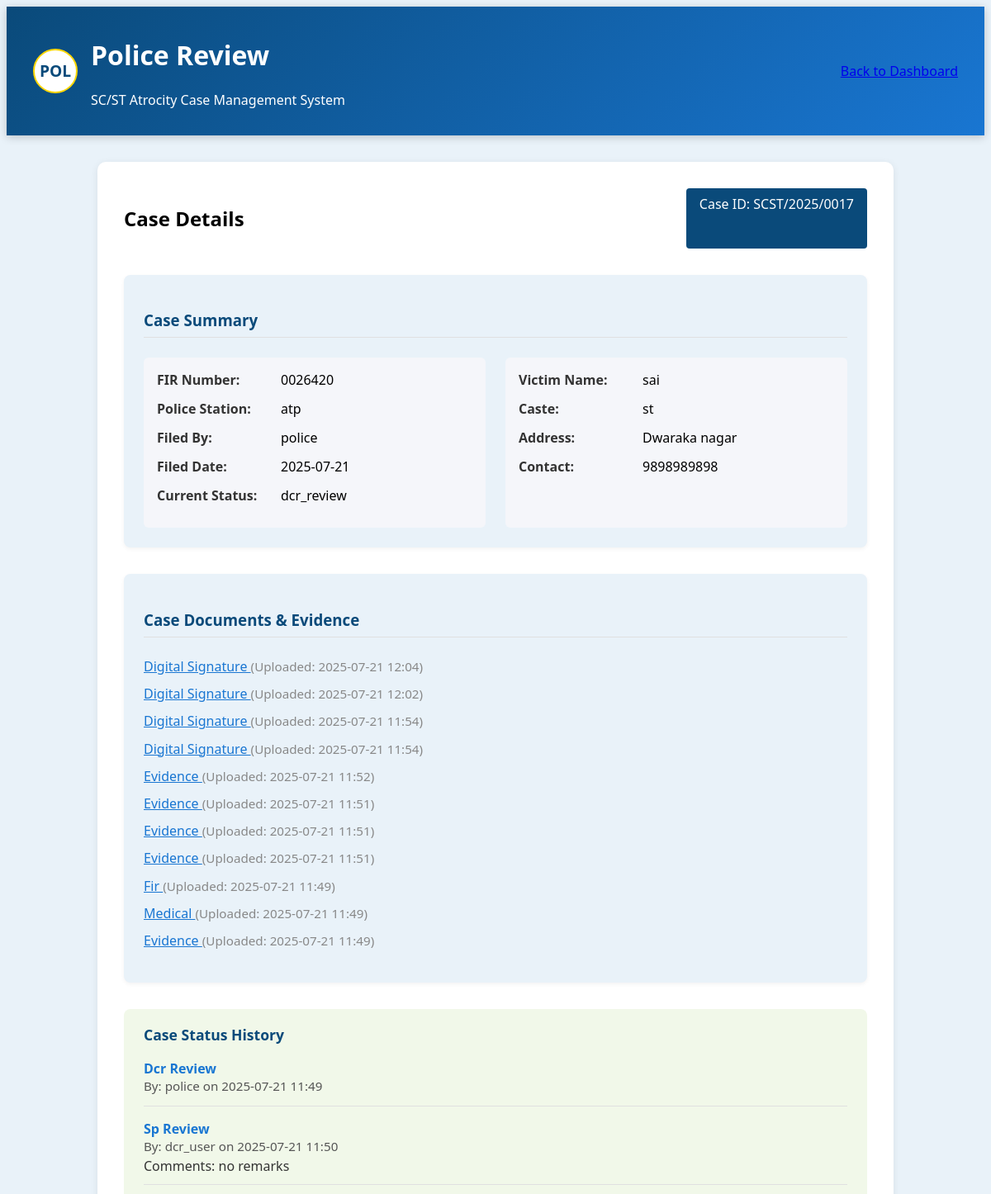
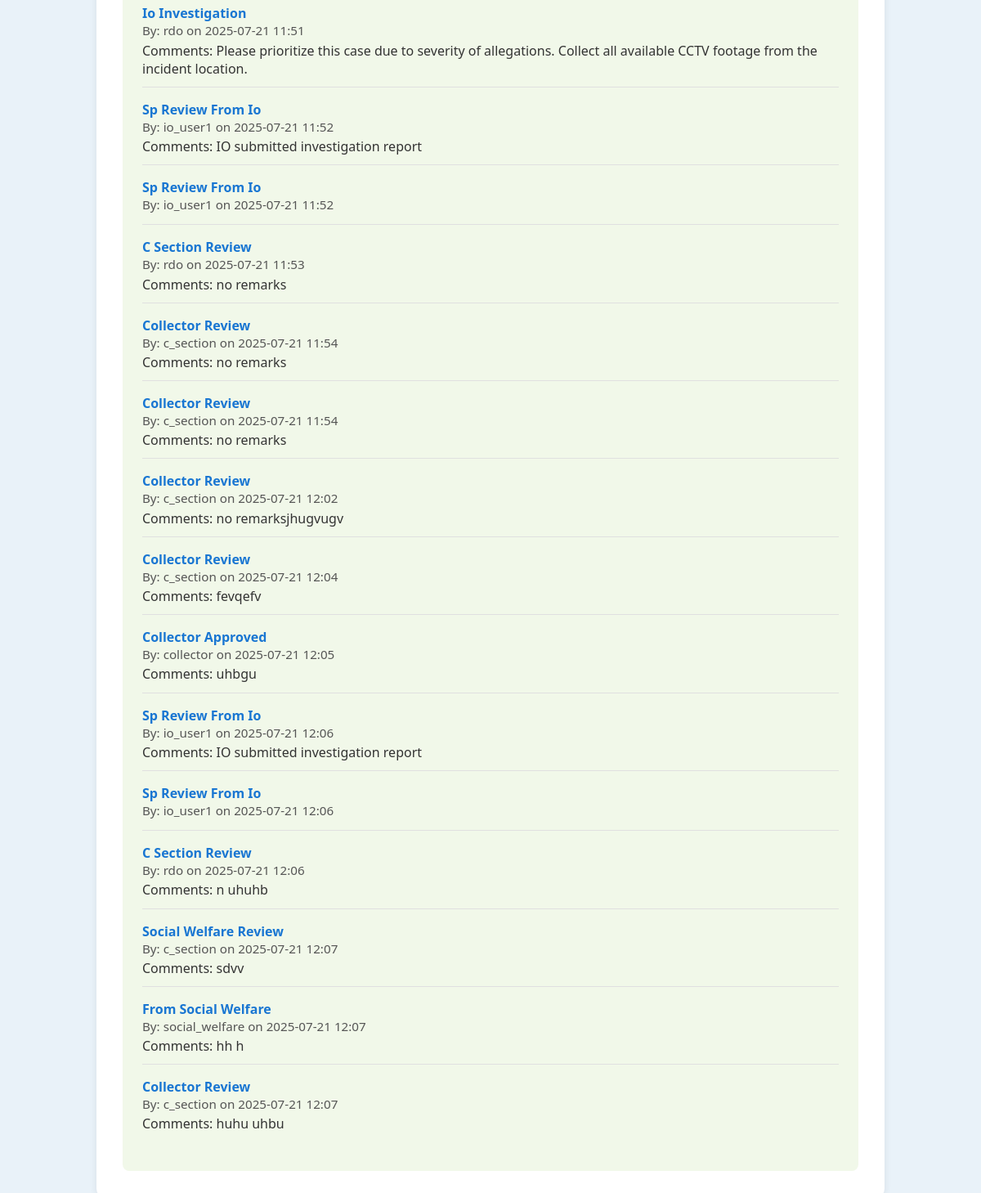
The app's page /review_police_case.php?case_id=17 (signed in) with its own data (2 pictures, top to bottom).
### tables this page shows
CREATE TABLE `cases` (
  `case_id` int(11) NOT NULL,
  `victim_name` varchar(100) NOT NULL,
  `victim_address` text NOT NULL,
  `incident_date` date NOT NULL,
  `incident_description` text NOT NULL,
  `case_type` enum('SC','ST') NOT NULL,
  `status` varchar(32) DEFAULT NULL,
  `filed_by` int(11) DEFAULT NULL,
  `created_at` timestamp NOT NULL DEFAULT current_timestamp(),
  `victim_age` int(11) DEFAULT NULL,
  `victim_gender` varchar(20) DEFAULT NULL,
  `victim_caste` varchar(20) DEFAULT NULL,
  `victim_contact` varchar(20) DEFAULT NULL,
  `victim_aadhaar` varchar(20) DEFAULT NULL,
  `fir_number` varchar(50) DEFAULT NULL,
  `fir_date` date DEFAULT NULL,
  `police_station` varchar(100) DEFAULT NULL,
  `victim_statement` text DEFAULT NULL,
  `medical_report` text DEFAULT NULL,
  `case_sections` text DEFAULT NULL,
  `investigating_officer` varchar(100) DEFAULT NULL,
  `forward_to_sp` tinyint(1) DEFAULT 1,
  `priority` enum('low','medium','high') NOT NULL DEFAULT 'medium',
  `assigned_officer` varchar(100) DEFAULT NULL,
  `io_username` varchar(50) DEFAULT NULL,
  `io_report` text DEFAULT NULL,
  `io_witness_statements` text DEFAULT NULL,
  `io_recommendations` text DEFAULT NULL,
  `updated_at` timestamp NULL DEFAULT current_timestamp() ON UPDATE current_timestamp()
);

CREATE TABLE `users` (
  `id` int(11) NOT NULL,
  `username` varchar(50) NOT NULL,
  `password` varchar(255) NOT NULL,
  `role` enum('police','rdo','c_section','collector','social_welfare','dcr','io') NOT NULL,
  `created_at` timestamp NOT NULL DEFAULT current_timestamp()
);

CREATE TABLE `case_status` (
  `status_id` int(11) NOT NULL,
  `case_id` int(11) NOT NULL,
  `status` varchar(32) DEFAULT NULL,
  `comments` text DEFAULT NULL,
  `updated_by` int(11) DEFAULT NULL,
  `created_at` timestamp NOT NULL DEFAULT current_timestamp()
);

CREATE TABLE `case_documents` (
  `document_id` int(11) NOT NULL,
  `case_id` int(11) NOT NULL,
  `document_type` varchar(50) NOT NULL,
  `file_path` varchar(255) NOT NULL,
  `uploaded_by` int(11) DEFAULT NULL,
  `created_at` timestamp NOT NULL DEFAULT current_timestamp()
);

### review_police_case.php (the view, shortened to what this page needs)
<?php
require_once 'includes/db.php';
$case_id = isset($_GET['case_id']) ? intval($_GET['case_id']) : 0;
$stmt = $pdo->prepare("SELECT c.*, u.username as filed_by_name FROM cases c JOIN users u ON c.filed_by = u.id WHERE c.case_id = ?");
$stmt->execute([$case_id]);
$case = $stmt->fetch(PDO::FETCH_ASSOC);
$stmt = $pdo->prepare("SELECT * FROM case_documents WHERE case_id = ? ORDER BY created_at DESC");
$stmt->execute([$case_id]);
$documents = $stmt->fetchAll(PDO::FETCH_ASSOC);
$stmt = $pdo->prepare("SELECT cs.*, u.username as updated_by_name FROM case_status cs JOIN users u ON cs.updated_by = u.id WHERE cs.case_id = ? ORDER BY cs.created_at ASC");
$stmt->execute([$case_id]);
$status_history = $stmt->fetchAll(PDO::FETCH_ASSOC);
?>
<!DOCTYPE html>
<html lang="en">
<head>
</head>
<body>
    <header class="header">
        <div class="header-title">
            <div class="badge">POL</div>
            <div>
                <h1>Police Review</h1>
                <p>SC/ST Atrocity Case Management System</p>
            </div>
        </div>
        <div class="header-actions">
            <a href="police.php" class="btn btn-secondary">Back to Dashboard</a>
        </div>
    </header>
    <div class="main-content">
        <div class="case-header">
            <h2>Case Details</h2>
            <div class="case-id">Case ID: SCST/<?php echo date('Y', strtotime($case['created_at'])); ?>/<?php echo str_pad($case['case_id'], 4, '0', STR_PAD_LEFT); ?></div>
        </div>
        <div class="case-section">
            <h3 class="section-title">Case Summary</h3>
            <div class="detail-grid">
                <div class="detail-card">
                    <?php if (!empty($case['fir_number'])): ?>
                    <div class="detail-row">
                        <div class="detail-label">FIR Number:</div>
                        <div class="detail-value"><?php echo htmlspecialchars($case['fir_number']); ?></div>
                    </div>
                    <?php endif; ?>
                    <?php if (!empty($case['police_station'])): ?>
                    <div class="detail-row">
                        <div class="detail-label">Police Station:</div>
                        <div class="detail-value"><?php echo htmlspecialchars($case['police_station']); ?></div>
                    </div>
                    <?php endif; ?>
                    <div class="detail-row">
                        <div class="detail-label">Filed By:</div>
                        <div class="detail-value"><?php echo htmlspecialchars($case['filed_by_name']); ?></div>
                    </div>
                    <div class="detail-row">
                        <div class="detail-label">Filed Date:</div>
                        <div class="detail-value"><?php echo date('Y-m-d', strtotime($case['created_at'])); ?></div>
                    </div>
                    <div class="detail-row">
                        <div class="detail-label">Current Status:</div>
                        <div class="detail-value"><?php echo htmlspecialchars($status_history[0]['status'] ?? '-'); ?></div>
                    </div>
                </div>
                <div class="detail-card">
                    <?php if (!empty($case['victim_name'])): ?>
                    <div class="detail-row">
                        <div class="detail-label">Victim Name:</div>
                        <div class="detail-value"><?php echo htmlspecialchars($case['victim_name']); ?></div>
                    </div>
                    <?php endif; ?>
                    <?php if (!empty($case['victim_caste'])): ?>
                    <div class="detail-row">
                        <div class="detail-label">Caste:</div>
                        <div class="detail-value"><?php echo htmlspecialchars($case['victim_caste']); ?></div>
                    </div>
                    <?php endif; ?>
                    <?php if (!empty($case['victim_address'])): ?>
                    <div class="detail-row">
                        <div class="detail-label">Address:</div>
                        <div class="detail-value"><?php echo htmlspecialchars($case['victim_address']); ?></div>
                    </div>
                    <?php endif; ?>
                    <?php if (!empty($case['victim_contact'])): ?>
                    <div class="detail-row">
                        <div class="detail-label">Contact:</div>
                        <div class="detail-value"><?php echo htmlspecialchars($case['victim_contact']); ?></div>
                    </div>
                    <?php endif; ?>
                </div>
            </div>
        </div>
        <div class="case-section">
            <h3 class="section-title">Case Documents & Evidence</h3>
            <?php if (!empty($documents)): ?>
            <ul class="evidence-list">
                <?php foreach ($documents as $doc): ?>
                <li>
                    <a href="uploads/<?php echo htmlspecialchars($doc['file_path']); ?>" target="_blank" class="evidence-link">
                        <?php echo htmlspecialchars(ucwords(str_replace('_', ' ', $doc['document_type']))); ?>
                    </a>
                    <span style="color:#888;font-size:0.95em;">(Uploaded: <?php echo htmlspecialchars(date('Y-m-d H:i', strtotime($doc['created_at']))); ?>)</span>
                </li>
                <?php endforeach; ?>
            </ul>
            <?php else: ?>
            <div style="color:#888;">No documents uploaded for this case.</div>
            <?php endif; ?>
        </div>
        <div class="status-history-block">
            <div class="status-history-title">Case Status History</div>
            <?php foreach ($status_history as $status): ?>
            <div class="status-history-item">
                <div class="status-label"><?php echo htmlspecialchars(ucwords(str_replace('_', ' ', $status['status']))); ?></div>
                <div class="status-meta">By: <?php echo htmlspecialchars($status['updated_by_name']); ?> on <?php echo htmlspecialchars(date('Y-m-d H:i', strtotime($status['created_at']))); ?></div>
                <?php if (!empty($status['comments'])): ?>
                <div class="status-comments">Comments: <?php echo nl2br(htmlspecialchars($status['comments'])); ?></div>
                <?php endif; ?>
            </div>
            <?php endforeach; ?>
        </div>
    </div>
</body>
</html>

### review_police_case.php (style rules this page uses)
:root { --police-blue: #0a4a7a; --police-light: #e9f2f9; --police-dark: #333333; --police-gray: #e0e0e0; }
body { background-color: var(--police-light); font-family: 'Segoe UI', Tahoma, Geneva, Verdana, sans-serif; }
.header { background: linear-gradient(135deg, var(--police-blue), #1976d2); color: white; padding: 1rem 2rem; display: flex; justify-content: space-between; align-items: center; box-shadow: 0 2px 10px rgba(0,0,0,0.2); }
.header-title { display: flex; align-items: center; gap: 1rem; }
.badge { width: 50px; height: 50px; background-color: white; border-radius: 50%; display: flex; align-items: center; justify-content: center; color: var(--police-blue); font-weight: bold; font-size: 1.2rem; border: 2px solid gold; }
.main-content { max-width: 900px; margin: 2rem auto; background: white; border-radius: 10px; box-shadow: 0 2px 10px rgba(0,0,0,0.08); padding: 2rem; }
.case-header { display: flex; justify-content: space-between; margin-bottom: 2rem; }
.case-id { background-color: var(--police-blue); color: white; padding: 0.5rem 1rem; border-radius: 4px; }
.case-section { background-color: var(--police-light); border-radius: 8px; padding: 1.5rem; margin-bottom: 2rem; box-shadow: 0 2px 5px rgba(0,0,0,0.05); }
.section-title { color: var(--police-blue); margin-bottom: 1.5rem; padding-bottom: 0.5rem; border-bottom: 1px solid var(--police-gray); }
.detail-grid { display: grid; grid-template-columns: repeat(auto-fill, minmax(300px, 1fr)); gap: 1.5rem; }
.detail-card { background-color: #f5f6fa; padding: 1rem; border-radius: 6px; }
.detail-row { display: flex; margin-bottom: 0.8rem; }
.detail-label { font-weight: 600; width: 150px; color: var(--police-dark); }
.detail-value { flex: 1; }
.evidence-list { list-style: none; padding: 0; }
.evidence-list li { margin-bottom: 0.7em; }
.evidence-link { color: #1976d2; text-decoration: underline; font-weight: 500; }
.status-history-block { background: #f1f8e9; border-radius: 8px; padding: 1.2em 1.5em; margin-top: 2em; }
.status-history-title { color: #0a4a7a; font-size: 1.1em; font-weight: 700; margin-bottom: 1em; }
.status-history-item { margin-bottom: 1em; padding-bottom: 0.7em; border-bottom: 1px solid #e0e0e0; }
.status-history-item:last-child { border-bottom: none; }
.status-label { font-weight: 600; color: #1976d2; }
.status-meta { color: #555; font-size: 0.95em; margin-bottom: 0.2em; }
.status-comments { color: #333; font-size: 1em; margin-top: 0.2em; }

### records on screen
cases: created_at "2025", case_id "0017", fir_number "0026420", police_station "atp", filed_by.username "police", created_at "2025-07-21", victim_name "sai", victim_caste "st", victim_address "Dwaraka nagar", victim_contact "9898989898"
case_status: status "dcr_review", status "Dcr Review", updated_by.username "police", created_at "2025-07-21 11:49"
case_documents: document_type "Digital Signature", created_at "2025-07-21 12:04"
case_documents: document_type "Digital Signature", created_at "2025-07-21 12:02"
case_documents: document_type "Digital Signature", created_at "2025-07-21 11:54"
case_documents: document_type "Digital Signature", created_at "2025-07-21 11:54"
case_documents: document_type "Evidence", created_at "2025-07-21 11:52"
case_documents: document_type "Evidence", created_at "2025-07-21 11:51"
case_documents: document_type "Evidence", created_at "2025-07-21 11:51"
case_documents: document_type "Evidence", created_at "2025-07-21 11:51"
case_documents: document_type "Fir", created_at "2025-07-21 11:49"
case_documents: document_type "Medical", created_at "2025-07-21 11:49"
case_documents: document_type "Evidence", created_at "2025-07-21 11:49"
case_status: status "Sp Review", updated_by.username "dcr_user", created_at "2025-07-21 11:50", comments "no remarks"
case_status: status "Io Investigation", updated_by.username "rdo", created_at "2025-07-21 11:51", comments "Please prioritize this case due to severity of allegations. Collect all available CCTV footage from the incident location."
case_status: status "Sp Review From Io", updated_by.username "io_user1", created_at "2025-07-21 11:52", comments "IO submitted investigation report"
case_status: status "Sp Review From Io", updated_by.username "io_user1", created_at "2025-07-21 11:52"
case_status: status "C Section Review", updated_by.username "rdo", created_at "2025-07-21 11:53", comments "no remarks"
case_status: status "Collector Review", updated_by.username "c_section", created_at "2025-07-21 11:54", comments "no remarks"
case_status: status "Collector Review", updated_by.username "c_section", created_at "2025-07-21 11:54", comments "no remarks"
case_status: status "Collector Review", updated_by.username "c_section", created_at "2025-07-21 12:02", comments "no remarksjhugvugv"
case_status: status "Collector Review", updated_by.username "c_section", created_at "2025-07-21 12:04", comments "fevqefv"
case_status: status "Collector Approved", updated_by.username "collector", created_at "2025-07-21 12:05", comments "uhbgu"
case_status: status "Sp Review From Io", updated_by.username "io_user1", created_at "2025-07-21 12:06", comments "IO submitted investigation report"
case_status: status "Sp Review From Io", updated_by.username "io_user1", created_at "2025-07-21 12:06"
case_status: status "C Section Review", updated_by.username "rdo", created_at "2025-07-21 12:06", comments "n uhuhb"
case_status: status "Social Welfare Review", updated_by.username "c_section", created_at "2025-07-21 12:07", comments "sdvv"
case_status: status "From Social Welfare", updated_by.username "social_welfare", created_at "2025-07-21 12:07", comments "hh h"
case_status: status "Collector Review", updated_by.username "c_section", created_at "2025-07-21 12:07", comments "huhu uhbu"
